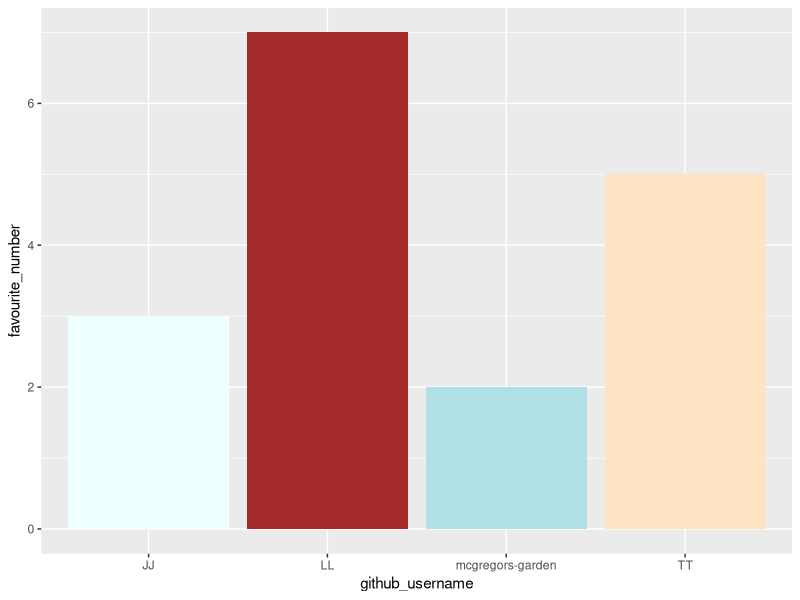

Here is the R script that generated this plot:
## ---- chunk 1
library(tidyverse) 
## ---- chunk 2
team_data <- tibble(
  name = c("Peter Rabbit", "Jack", "Tom", 
           "Lucica"),
  github_username = c("mcgregors-garden", "JJ", "TT", 
                      "LL"), 
  colour = c("powderblue", "azure", "bisque", 
             "brown"),
  hobby = c("Hopping", "swimming", "running", 
            "sleeping"),
  favourite_number = c(2, 3, 5, 7)
  )

team_data
## ---- chunk 3
p1 <- ggplot(data = team_data, 
             mapping = aes(x = github_username, 
                           y = favourite_number,
                           fill = colour), 
             ) +
   geom_col() +
   scale_fill_identity()
p1
